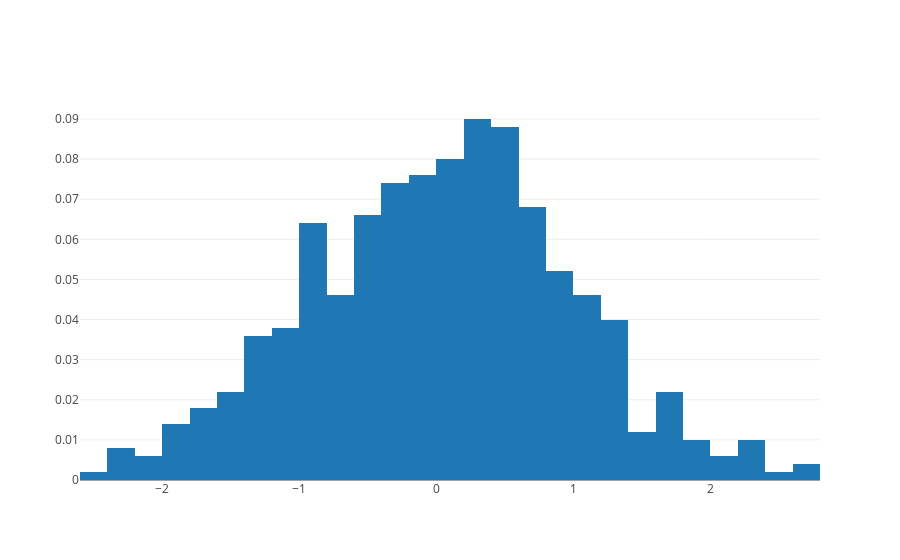

The cell this chart's notebook holds for it:
### Code cell
import plotly as py
import plotly.graph_objs as go
import numpy as np

x = np.random.randn(500)
data = [go.Histogram(x=x, histnorm='probability')]
py.offline.iplot(data, filename='normalized histogram')

### Figure 1 — Plotly figure (JSON) as saved in the notebook; plotly's stock layout.template omitted (floating-point values rounded to 4 significant figures; data arrays with more than 128 entries replaced by an {"elided": "..."} marker saying what was removed)
{"data": [{"histnorm": "probability", "type": "histogram", "uid": "e016e49a-2c36-11e9-8414-920014f8e201", "x": {"elided": "500 float values"}}], "layout": {}}
